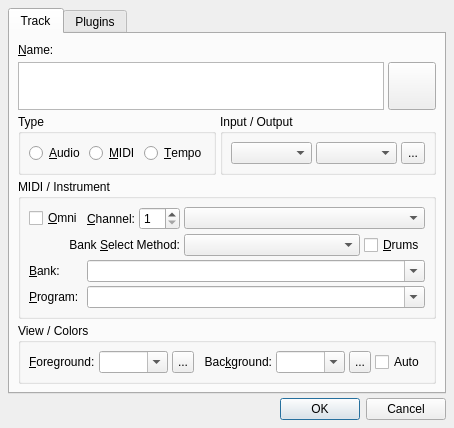
<?xml version="1.0" encoding="UTF-8"?>
<ui version="4.0">
 <author>rncbc aka Rui Nuno Capela</author>
 <comment>qtractor - An Audio/MIDI multi-track sequencer.

   Copyright (C) 2005-2024, rncbc aka Rui Nuno Capela. All rights reserved.

   This program is free software; you can redistribute it and/or
   modify it under the terms of the GNU General Public License
   as published by the Free Software Foundation; either version 2
   of the License, or (at your option) any later version.

   This program is distributed in the hope that it will be useful,
   but WITHOUT ANY WARRANTY; without even the implied warranty of
   MERCHANTABILITY or FITNESS FOR A PARTICULAR PURPOSE.  See the
   GNU General Public License for more details.

   You should have received a copy of the GNU General Public License along
   with this program; if not, write to the Free Software Foundation, Inc.,
   51 Franklin Street, Fifth Floor, Boston, MA 02110-1301 USA.

 </comment>
 <class>qtractorTrackForm</class>
 <widget class="QDialog" name="qtractorTrackForm">
  <property name="geometry">
   <rect>
    <x>0</x>
    <y>0</y>
    <width>380</width>
    <height>320</height>
   </rect>
  </property>
  <property name="focusPolicy">
   <enum>Qt::StrongFocus</enum>
  </property>
  <property name="windowTitle">
   <string>Track</string>
  </property>
  <property name="windowIcon">
   <iconset resource="qtractor.qrc">:/images/trackProperties.png</iconset>
  </property>
  <layout class="QVBoxLayout">
   <item>
    <widget class="QTabWidget" name="TrackTabWidget">
     <property name="currentIndex">
      <number>0</number>
     </property>
     <widget class="QWidget" name="TrackTab">
      <attribute name="title">
       <string>Track</string>
      </attribute>
      <layout class="QVBoxLayout">
       <item>
        <layout class="QGridLayout">
         <item row="0" column="0" colspan="6">
          <widget class="QLabel" name="TrackNameTextLabel">
           <property name="text">
            <string>&amp;Name:</string>
           </property>
           <property name="buddy">
            <cstring>TrackNameTextEdit</cstring>
           </property>
          </widget>
         </item>
         <item row="1" column="0" colspan="5">
          <widget class="QTextEdit" name="TrackNameTextEdit">
           <property name="minimumSize">
            <size>
             <width>280</width>
             <height>0</height>
            </size>
           </property>
           <property name="maximumSize">
            <size>
             <width>32767</width>
             <height>48</height>
            </size>
           </property>
           <property name="toolTip">
            <string>Track name description</string>
           </property>
          </widget>
         </item>
         <item row="1" column="5">
          <widget class="QToolButton" name="TrackIconToolButton">
           <property name="minimumSize">
            <size>
             <width>32</width>
             <height>32</height>
            </size>
           </property>
           <property name="maximumSize">
            <size>
             <width>48</width>
             <height>48</height>
            </size>
           </property>
           <property name="focusPolicy">
            <enum>Qt::TabFocus</enum>
           </property>
           <property name="toolTip">
            <string>Track icon</string>
           </property>
          </widget>
         </item>
        </layout>
       </item>
       <item>
        <layout class="QHBoxLayout">
         <property name="spacing">
          <number>4</number>
         </property>
         <property name="margin">
          <number>0</number>
         </property>
         <item>
          <widget class="QGroupBox" name="TrackTypeGroup">
           <property name="title">
            <string>Type</string>
           </property>
           <layout class="QHBoxLayout">
            <property name="spacing">
             <number>4</number>
            </property>
            <property name="margin">
             <number>8</number>
            </property>
            <item>
             <widget class="QRadioButton" name="AudioRadioButton">
              <property name="toolTip">
               <string>Audio track type</string>
              </property>
              <property name="text">
               <string>&amp;Audio</string>
              </property>
             </widget>
            </item>
            <item>
             <widget class="QRadioButton" name="MidiRadioButton">
              <property name="toolTip">
               <string>MIDI track type</string>
              </property>
              <property name="text">
               <string>&amp;MIDI</string>
              </property>
             </widget>
            </item>
            <item>
             <widget class="QRadioButton" name="TempoRadioButton" >
              <property name="toolTip" >
               <string>Tempo track type</string>
              </property>
              <property name="text" >
               <string>&amp;Tempo</string>
              </property>
             </widget>
            </item>
           </layout>
          </widget>
         </item>
         <item>
          <widget class="QGroupBox" name="TrackBusGroup">
           <property name="title">
            <string>Input / Output</string>
           </property>
           <layout class="QHBoxLayout">
            <property name="spacing">
             <number>4</number>
            </property>
            <property name="margin">
             <number>8</number>
            </property>
            <item>
             <widget class="QComboBox" name="InputBusNameComboBox">
              <property name="sizePolicy">
               <sizepolicy hsizetype="MinimumExpanding" vsizetype="Fixed">
                <horstretch>0</horstretch>
                <verstretch>0</verstretch>
               </sizepolicy>
              </property>
              <property name="minimumSize">
               <size>
                <width>80</width>
                <height>0</height>
               </size>
              </property>
              <property name="toolTip">
               <string>Input bus name</string>
              </property>
             </widget>
            </item>
            <item>
             <widget class="QComboBox" name="OutputBusNameComboBox">
              <property name="sizePolicy">
               <sizepolicy hsizetype="MinimumExpanding" vsizetype="Fixed">
                <horstretch>0</horstretch>
                <verstretch>0</verstretch>
               </sizepolicy>
              </property>
              <property name="minimumSize">
               <size>
                <width>80</width>
                <height>0</height>
               </size>
              </property>
              <property name="toolTip">
               <string>Output bus name</string>
              </property>
             </widget>
            </item>
            <item>
             <widget class="QToolButton" name="BusNameToolButton">
              <property name="minimumSize">
               <size>
                <width>22</width>
                <height>22</height>
               </size>
              </property>
              <property name="maximumSize">
               <size>
                <width>24</width>
                <height>24</height>
               </size>
              </property>
              <property name="focusPolicy">
               <enum>Qt::TabFocus</enum>
              </property>
              <property name="toolTip">
               <string>Manage buses</string>
              </property>
              <property name="text">
               <string>...</string>
              </property>
             </widget>
            </item>
           </layout>
          </widget>
         </item>
        </layout>
       </item>
       <item>
        <widget class="QGroupBox" name="MidiGroupBox">
         <property name="title">
          <string>MIDI / Instrument</string>
         </property>
         <layout class="QGridLayout">
          <property name="spacing">
           <number>4</number>
          </property>
          <property name="margin">
           <number>8</number>
          </property>
          <item row="0" column="0">
           <widget class="QCheckBox" name="OmniCheckBox">
            <property name="toolTip">
             <string>MIDI Omni: Capture All Channels</string>
            </property>
            <property name="text">
             <string>&amp;Omni</string>
            </property>
           </widget>
          </item>
          <item row="0" column="1">
           <widget class="QLabel" name="ChannelTextLabel">
            <property name="text">
             <string>&amp;Channel:</string>
            </property>
            <property name="alignment">
             <set>Qt::AlignRight|Qt::AlignVCenter</set>
            </property>
            <property name="buddy">
             <cstring>ChannelSpinBox</cstring>
            </property>
           </widget>
          </item>
          <item row="0" column="2">
           <widget class="QSpinBox" name="ChannelSpinBox">
            <property name="maximumSize">
             <size>
              <width>48</width>
              <height>24</height>
             </size>
            </property>
            <property name="toolTip">
             <string>MIDI Channel (1-16)</string>
            </property>
            <property name="minimum">
             <number>1</number>
            </property>
            <property name="maximum">
             <number>16</number>
            </property>
           </widget>
          </item>
          <item row="0" column="3" colspan="2">
           <widget class="QComboBox" name="InstrumentComboBox">
            <property name="toolTip">
             <string>MIDI Patch: Instrument</string>
            </property>
           </widget>
          </item>
          <item row="1" column="0" colspan="3">
           <widget class="QLabel" name="BankSelMethodTextLabel">
            <property name="text">
             <string>Bank &amp;Select Method:</string>
            </property>
            <property name="alignment">
             <set>Qt::AlignRight|Qt::AlignVCenter</set>
            </property>
            <property name="buddy">
             <cstring>BankSelMethodComboBox</cstring>
            </property>
           </widget>
          </item>
          <item row="1" column="3">
           <widget class="QComboBox" name="BankSelMethodComboBox">
            <property name="sizePolicy">
             <sizepolicy hsizetype="Expanding" vsizetype="Fixed">
              <horstretch>0</horstretch>
              <verstretch>0</verstretch>
             </sizepolicy>
            </property>
            <property name="toolTip">
             <string>MIDI Patch: Bank Select Method</string>
            </property>
           </widget>
          </item>
          <item row="1" column="4">
           <widget class="QCheckBox" name="DrumsCheckBox">
            <property name="toolTip">
             <string>MIDI Patch: Drum Mode</string>
            </property>
            <property name="text">
             <string>&amp;Drums</string>
            </property>
           </widget>
          </item>
          <item row="2" column="0">
           <widget class="QLabel" name="BankTextLabel">
            <property name="text">
             <string>&amp;Bank:</string>
            </property>
            <property name="buddy">
             <cstring>BankComboBox</cstring>
            </property>
           </widget>
          </item>
          <item row="2" column="1" colspan="4">
           <widget class="QComboBox" name="BankComboBox">
            <property name="toolTip">
             <string>MIDI Patch: Bank</string>
            </property>
            <property name="editable">
             <bool>true</bool>
            </property>
           </widget>
          </item>
          <item row="3" column="0">
           <widget class="QLabel" name="ProgTextLabel">
            <property name="text">
             <string>&amp;Program:</string>
            </property>
            <property name="buddy">
             <cstring>ProgComboBox</cstring>
            </property>
           </widget>
          </item>
          <item row="3" column="1" colspan="4">
           <widget class="QComboBox" name="ProgComboBox">
            <property name="toolTip">
             <string>MIDI Patch: Program</string>
            </property>
            <property name="editable">
             <bool>true</bool>
            </property>
           </widget>
          </item>
         </layout>
        </widget>
       </item>
       <item>
        <widget class="QGroupBox" name="TrackViewGroup">
         <property name="title">
          <string>View / Colors</string>
         </property>
         <layout class="QHBoxLayout">
          <property name="spacing">
           <number>4</number>
          </property>
          <property name="margin">
           <number>8</number>
          </property>
          <item>
           <widget class="QLabel" name="ForegroundColorTextLabel">
            <property name="text">
             <string>&amp;Foreground:</string>
            </property>
            <property name="buddy">
             <cstring>ForegroundColorComboBox</cstring>
            </property>
           </widget>
          </item>
          <item>
           <widget class="QComboBox" name="ForegroundColorComboBox">
            <property name="minimumSize">
             <size>
              <width>64</width>
              <height>0</height>
             </size>
            </property>
            <property name="toolTip">
             <string>Foreground color</string>
            </property>
            <property name="editable">
             <bool>true</bool>
            </property>
           </widget>
          </item>
          <item>
           <widget class="QToolButton" name="ForegroundColorToolButton">
            <property name="minimumSize">
             <size>
              <width>22</width>
              <height>22</height>
             </size>
            </property>
            <property name="maximumSize">
             <size>
              <width>24</width>
              <height>24</height>
             </size>
            </property>
            <property name="focusPolicy">
             <enum>Qt::TabFocus</enum>
            </property>
            <property name="toolTip">
             <string>Select custom track foreground color</string>
            </property>
            <property name="text">
             <string>...</string>
            </property>
            <property name="icon">
             <iconset resource="qtractor.qrc">:/images/formColor.png</iconset>
            </property>
           </widget>
          </item>
          <item>
           <spacer>
            <property name="orientation">
             <enum>Qt::Horizontal</enum>
            </property>
            <property name="sizeType">
             <enum>QSizePolicy::Expanding</enum>
            </property>
            <property name="sizeHint">
             <size>
              <width>8</width>
              <height>8</height>
             </size>
            </property>
           </spacer>
          </item>
          <item>
           <widget class="QLabel" name="BackgroundColorTextLabel">
            <property name="text">
             <string>Bac&amp;kground:</string>
            </property>
            <property name="alignment">
             <set>Qt::AlignRight|Qt::AlignVCenter</set>
            </property>
            <property name="buddy">
             <cstring>BackgroundColorComboBox</cstring>
            </property>
           </widget>
          </item>
          <item>
           <widget class="QComboBox" name="BackgroundColorComboBox">
            <property name="minimumSize">
             <size>
              <width>64</width>
              <height>0</height>
             </size>
            </property>
            <property name="toolTip">
             <string>Background color</string>
            </property>
            <property name="editable">
             <bool>true</bool>
            </property>
           </widget>
          </item>
          <item>
           <widget class="QToolButton" name="BackgroundColorToolButton">
            <property name="minimumSize">
             <size>
              <width>22</width>
              <height>22</height>
             </size>
            </property>
            <property name="maximumSize">
             <size>
              <width>24</width>
              <height>24</height>
             </size>
            </property>
            <property name="focusPolicy">
             <enum>Qt::TabFocus</enum>
            </property>
            <property name="toolTip">
             <string>Select custom track background color</string>
            </property>
            <property name="text">
             <string>...</string>
            </property>
            <property name="icon">
             <iconset resource="qtractor.qrc">:/images/formColor.png</iconset>
            </property>
           </widget>
          </item>
          <item>
           <widget class="QCheckBox" name="AutoBackgroundColorCheckBox">
            <property name="text">
             <string>Auto</string>
            </property>
            <property name="checked">
             <bool>false</bool>
            </property>
           </widget>
          </item>
         </layout>
        </widget>
       </item>
      </layout>
     </widget>
     <widget class="QWidget" name="PluginsTab">
      <attribute name="title">
       <string>Plugins</string>
      </attribute>
      <layout class="QGridLayout">
       <item row="0" column="0" colspan="2">
        <widget class="qtractorPluginListView" name="PluginListView">
         <property name="focusPolicy">
          <enum>Qt::WheelFocus</enum>
         </property>
         <property name="toolTip">
          <string>Track plugins</string>
         </property>
        </widget>
       </item>
       <item row="0" column="2">
        <layout class="QVBoxLayout">
         <item>
          <widget class="QToolButton" name="AddPluginToolButton">
           <property name="minimumSize">
            <size>
             <width>90</width>
             <height>28</height>
            </size>
           </property>
           <property name="toolTip">
            <string>Add plugin</string>
           </property>
           <property name="text">
            <string>&amp;Add...</string>
           </property>
           <property name="icon">
            <iconset resource="qtractor.qrc">:/images/formCreate.png</iconset>
           </property>
           <property name="toolButtonStyle">
            <enum>Qt::ToolButtonTextBesideIcon</enum>
           </property>
          </widget>
         </item>
         <item>
          <widget class="QToolButton" name="RemovePluginToolButton">
           <property name="minimumSize">
            <size>
             <width>90</width>
             <height>28</height>
            </size>
           </property>
           <property name="toolTip">
            <string>Remove plugin</string>
           </property>
           <property name="text">
            <string>&amp;Remove</string>
           </property>
           <property name="icon">
            <iconset resource="qtractor.qrc">:/images/formRemove.png</iconset>
           </property>
           <property name="toolButtonStyle">
            <enum>Qt::ToolButtonTextBesideIcon</enum>
           </property>
          </widget>
         </item>
         <item>
          <spacer>
           <property name="orientation">
            <enum>Qt::Vertical</enum>
           </property>
           <property name="sizeHint">
            <size>
             <width>8</width>
             <height>8</height>
            </size>
           </property>
          </spacer>
         </item>
         <item>
          <widget class="QToolButton" name="MoveUpPluginToolButton">
           <property name="minimumSize">
            <size>
             <width>90</width>
             <height>28</height>
            </size>
           </property>
           <property name="toolTip">
            <string>Move plugin up</string>
           </property>
           <property name="text">
            <string>&amp;Up</string>
           </property>
           <property name="icon">
            <iconset resource="qtractor.qrc">:/images/formMoveUp.png</iconset>
           </property>
           <property name="toolButtonStyle">
            <enum>Qt::ToolButtonTextBesideIcon</enum>
           </property>
          </widget>
         </item>
         <item>
          <widget class="QToolButton" name="MoveDownPluginToolButton">
           <property name="minimumSize">
            <size>
             <width>90</width>
             <height>28</height>
            </size>
           </property>
           <property name="toolTip">
            <string>Move plugin down</string>
           </property>
           <property name="text">
            <string>&amp;Down</string>
           </property>
           <property name="icon">
            <iconset resource="qtractor.qrc">:/images/formMoveDown.png</iconset>
           </property>
           <property name="toolButtonStyle">
            <enum>Qt::ToolButtonTextBesideIcon</enum>
           </property>
          </widget>
         </item>
        </layout>
       </item>
       <item row="1" column="0">
        <widget class="QCheckBox" name="PluginListLatencyCheckBox">
         <property name="toolTip">
          <string>Whether to enable plugin latency/delay compensation</string>
         </property>
         <property name="text">
          <string>&amp;Latency compensation</string>
         </property>
        </widget>
       </item>
       <item row="1" column="1" colspan="2">
        <layout class="QHBoxLayout">
         <property name="spacing">
          <number>0</number>
         </property>
         <property name="margin">
          <number>0</number>
         </property>
         <item>
          <spacer>
           <property name="orientation">
            <enum>Qt::Horizontal</enum>
           </property>
           <property name="sizeType">
            <enum>QSizePolicy::Expanding</enum>
           </property>
           <property name="sizeHint">
            <size>
             <width>8</width>
             <height>8</height>
            </size>
           </property>
          </spacer>
         </item>
         <item>
          <widget class="QPushButton" name="PluginListLatencyPushButton">
           <property name="toolTip">
            <string>Current total latency</string>
           </property>
           <property name="text">
            <string/>
           </property>
           <property name="flat">
            <bool>true</bool>
           </property>
          </widget>
         </item>
        </layout>
       </item>
      </layout>
     </widget>
    </widget>
   </item>
   <item>
    <widget class="QDialogButtonBox" name="DialogButtonBox">
     <property name="orientation">
      <enum>Qt::Horizontal</enum>
     </property>
     <property name="standardButtons">
      <set>QDialogButtonBox::Cancel|QDialogButtonBox::Ok</set>
     </property>
    </widget>
   </item>
  </layout>
 </widget>
 <layoutdefault spacing="4" margin="8"/>
 <customwidgets>
  <customwidget>
   <class>qtractorPluginListView</class>
   <extends>QListWidget</extends>
   <header>qtractorPluginListView.h</header>
  </customwidget>
 </customwidgets>
 <tabstops>
  <tabstop>TrackNameTextEdit</tabstop>
  <tabstop>TrackIconToolButton</tabstop>
  <tabstop>AudioRadioButton</tabstop>
  <tabstop>MidiRadioButton</tabstop>
  <tabstop>InputBusNameComboBox</tabstop>
  <tabstop>OutputBusNameComboBox</tabstop>
  <tabstop>BusNameToolButton</tabstop>
  <tabstop>OmniCheckBox</tabstop>
  <tabstop>ChannelSpinBox</tabstop>
  <tabstop>InstrumentComboBox</tabstop>
  <tabstop>BankSelMethodComboBox</tabstop>
  <tabstop>DrumsCheckBox</tabstop>
  <tabstop>BankComboBox</tabstop>
  <tabstop>ProgComboBox</tabstop>
  <tabstop>ForegroundColorComboBox</tabstop>
  <tabstop>ForegroundColorToolButton</tabstop>
  <tabstop>BackgroundColorComboBox</tabstop>
  <tabstop>BackgroundColorToolButton</tabstop>
  <tabstop>AutoBackgroundColorCheckBox</tabstop>
  <tabstop>PluginListView</tabstop>
  <tabstop>AddPluginToolButton</tabstop>
  <tabstop>RemovePluginToolButton</tabstop>
  <tabstop>MoveUpPluginToolButton</tabstop>
  <tabstop>MoveDownPluginToolButton</tabstop>
  <tabstop>PluginListLatencyCheckBox</tabstop>
  <tabstop>DialogButtonBox</tabstop>
 </tabstops>
 <resources>
  <include location="qtractor.qrc"/>
 </resources>
 <connections/>
</ui>
